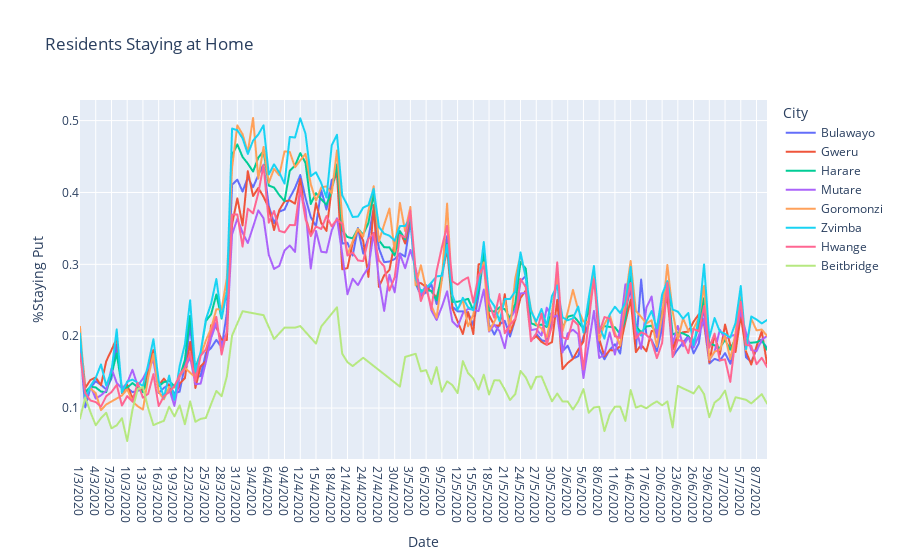

Notebook code cell kept with this figure:
### Code cell
import plotly.express as px

import pandas as pd


fig = px.line(zimmobdf4, x='Date', y='%Staying Put', color = 'City', range_x=['2020-03-01','2020-06-23'], title='Residents Staying at Home',)

fig.show()

### Figure 1 — Plotly figure (JSON) as saved in the notebook; plotly's stock layout.template omitted (floating-point values rounded to 4 significant figures; data arrays with more than 128 entries replaced by an {"elided": "..."} marker saying what was removed)
{"data": [{"hovertemplate": "City=Bulawayo<br>Date=%{x}<br>%Staying Put=%{y}<extra></extra>", "legendgroup": "Bulawayo", "line": {"color": "#636efa", "dash": "solid"}, "mode": "lines", "name": "Bulawayo", "showlegend": true, "type": "scattergl", "x": {"elided": "132 str values"}, "xaxis": "x", "y": {"elided": "132 float values"}, "yaxis": "y"}, {"hovertemplate": "City=Gweru<br>Date=%{x}<br>%Staying Put=%{y}<extra></extra>", "legendgroup": "Gweru", "line": {"color": "#EF553B", "dash": "solid"}, "mode": "lines", "name": "Gweru", "showlegend": true, "type": "scattergl", "x": {"elided": "132 str values"}, "xaxis": "x", "y": {"elided": "132 float values"}, "yaxis": "y"}, {"hovertemplate": "City=Harare<br>Date=%{x}<br>%Staying Put=%{y}<extra></extra>", "legendgroup": "Harare", "line": {"color": "#00cc96", "dash": "solid"}, "mode": "lines", "name": "Harare", "showlegend": true, "type": "scattergl", "x": {"elided": "132 str values"}, "xaxis": "x", "y": {"elided": "132 float values"}, "yaxis": "y"}, {"hovertemplate": "City=Mutare<br>Date=%{x}<br>%Staying Put=%{y}<extra></extra>", "legendgroup": "Mutare", "line": {"color": "#ab63fa", "dash": "solid"}, "mode": "lines", "name": "Mutare", "showlegend": true, "type": "scattergl", "x": {"elided": "132 str values"}, "xaxis": "x", "y": {"elided": "132 float values"}, "yaxis": "y"}, {"hovertemplate": "City=Goromonzi<br>Date=%{x}<br>%Staying Put=%{y}<extra></extra>", "legendgroup": "Goromonzi", "line": {"color": "#FFA15A", "dash": "solid"}, "mode": "lines", "name": "Goromonzi", "showlegend": true, "type": "scattergl", "x": {"elided": "129 str values"}, "xaxis": "x", "y": {"elided": "129 float values"}, "yaxis": "y"}, {"hovertemplate": "City=Zvimba<br>Date=%{x}<br>%Staying Put=%{y}<extra></extra>", "legendgroup": "Zvimba", "line": {"color": "#19d3f3", "dash": "solid"}, "mode": "lines", "name": "Zvimba", "showlegend": true, "type": "scattergl", "x": {"elided": "132 str values"}, "xaxis": "x", "y": {"elided": "132 float values"}, "yaxis": "y"}, {"hovertemplate": "City=Hwange<br>Date=%{x}<br>%Staying Put=%{y}<extra></extra>", "legendgroup": "Hwange", "line": {"color": "#FF6692", "dash": "solid"}, "mode": "lines", "name": "Hwange", "showlegend": true, "type": "scattergl", "x": {"elided": "132 str values"}, "xaxis": "x", "y": {"elided": "132 float values"}, "yaxis": "y"}, {"hovertemplate": "City=Beitbridge<br>Date=%{x}<br>%Staying Put=%{y}<extra></extra>", "legendgroup": "Beitbridge", "line": {"color": "#B6E880", "dash": "solid"}, "mode": "lines", "name": "Beitbridge", "showlegend": true, "type": "scattergl", "x": ["1/3/2020", "2/3/2020", "3/3/2020", "4/3/2020", "5/3/2020", "6/3/2020", "7/3/2020", "8/3/2020", "9/3/2020", "10/3/2020", "11/3/2020", "12/3/2020", "13/3/2020", "14/3/2020", "15/3/2020", "16/3/2020", "17/3/2020", "18/3/2020", "19/3/2020", "20/3/2020", "21/3/2020", "22/3/2020", "23/3/2020", "24/3/2020", "25/3/2020", "26/3/2020", "27/3/2020", "28/3/2020", "29/3/2020", "30/3/2020", "1/4/2020", "5/4/2020", "7/4/2020", "9/4/2020", "11/4/2020", "12/4/2020", "15/4/2020", "16/4/2020", "19/4/2020", "20/4/2020", "21/4/2020", "22/4/2020", "24/4/2020", "1/5/2020", "2/5/2020", "4/5/2020", "5/5/2020", "6/5/2020", "7/5/2020", "8/5/2020", "9/5/2020", "10/5/2020", "11/5/2020", "12/5/2020", "13/5/2020", "14/5/2020", "15/5/2020", "16/5/2020", "17/5/2020", "18/5/2020", "19/5/2020", "20/5/2020", "21/5/2020", "22/5/2020", "23/5/2020", "24/5/2020", "25/5/2020", "26/5/2020", "27/5/2020", "28/5/2020", "29/5/2020", "30/5/2020", "31/5/2020", "1/6/2020", "2/6/2020", "3/6/2020", "4/6/2020", "5/6/2020", "6/6/2020", "7/6/2020", "8/6/2020", "9/6/2020", "10/6/2020", "11/6/2020", "12/6/2020", "13/6/2020", "14/6/2020", "15/6/2020", "16/6/2020", "17/6/2020", "18/6/2020", "19/6/2020", "20/6/2020", "21/6/2020", "22/6/2020", "23/6/2020", "26/6/2020", "27/6/2020", "28/6/2020", "29/6/2020", "30/6/2020", "1/7/2020", "2/7/2020", "3/7/2020", "4/7/2020", "6/7/2020", "7/7/2020", "9/7/2020", "10/7/2020"], "xaxis": "x", "y": [0.08532, 0.1147, 0.0941, 0.07607, 0.08599, 0.09342, 0.0718, 0.07596, 0.08591, 0.05409, 0.09757, 0.1262, 0.1293, 0.09984, 0.07627, 0.07941, 0.08224, 0.1019, 0.08846, 0.1037, 0.07753, 0.1093, 0.0809, 0.08496, 0.08628, 0.1055, 0.1238, 0.1164, 0.144, 0.201, 0.2348, 0.2293, 0.196, 0.2119, 0.2119, 0.2142, 0.1897, 0.2135, 0.2402, 0.1756, 0.1638, 0.1584, 0.17, 0.1299, 0.1711, 0.1756, 0.151, 0.1527, 0.1336, 0.157, 0.1227, 0.1372, 0.132, 0.1208, 0.1653, 0.1487, 0.1411, 0.1257, 0.1464, 0.1188, 0.1387, 0.1385, 0.1259, 0.1113, 0.1195, 0.1516, 0.1426, 0.1267, 0.1433, 0.144, 0.1266, 0.1094, 0.1202, 0.1092, 0.109, 0.09792, 0.1092, 0.1263, 0.09344, 0.1008, 0.1019, 0.06795, 0.09101, 0.1019, 0.1021, 0.08213, 0.125, 0.1007, 0.1033, 0.09969, 0.1051, 0.1093, 0.1037, 0.1093, 0.07311, 0.1309, 0.1204, 0.1308, 0.1192, 0.08725, 0.1076, 0.1133, 0.1243, 0.09531, 0.1151, 0.1115, 0.1065, 0.1194, 0.1063], "yaxis": "y"}], "layout": {"legend": {"title": {"text": "City"}, "tracegroupgap": 0}, "title": {"text": "Residents Staying at Home"}, "xaxis": {"anchor": "y", "domain": [0, 1], "range": ["2020-03-01", "2020-06-23"], "title": {"text": "Date"}}, "yaxis": {"anchor": "x", "domain": [0, 1], "title": {"text": "%Staying Put"}}}}
